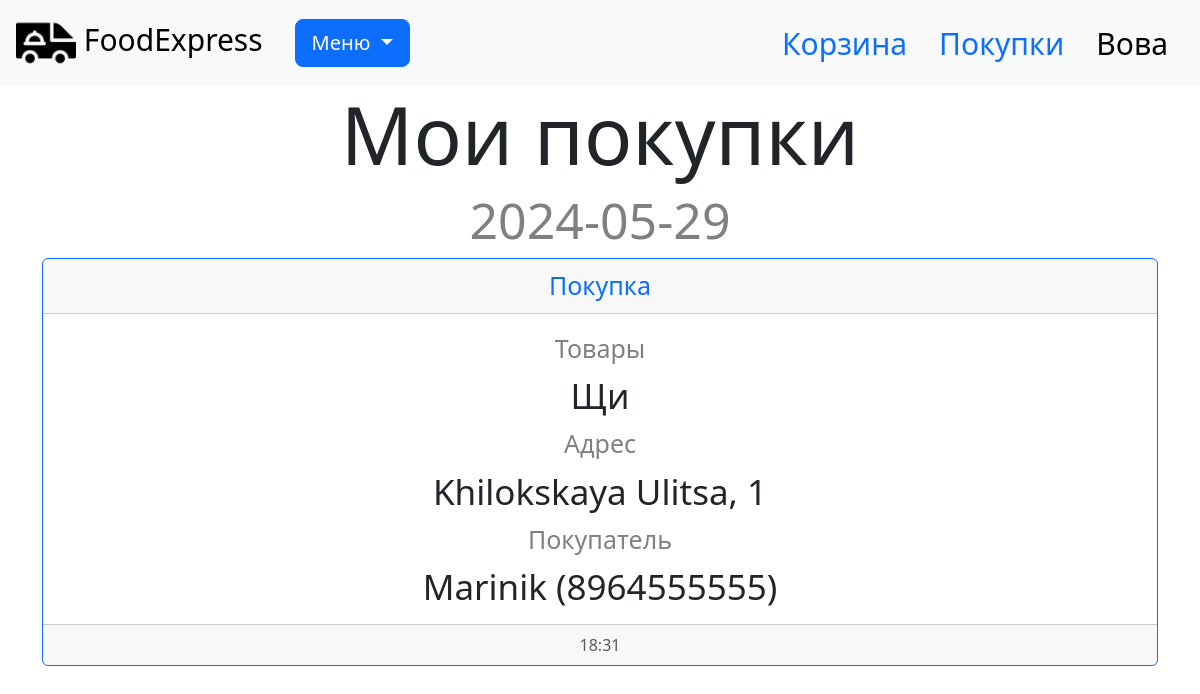
Page /purchases (signed in) on the earlier database version.
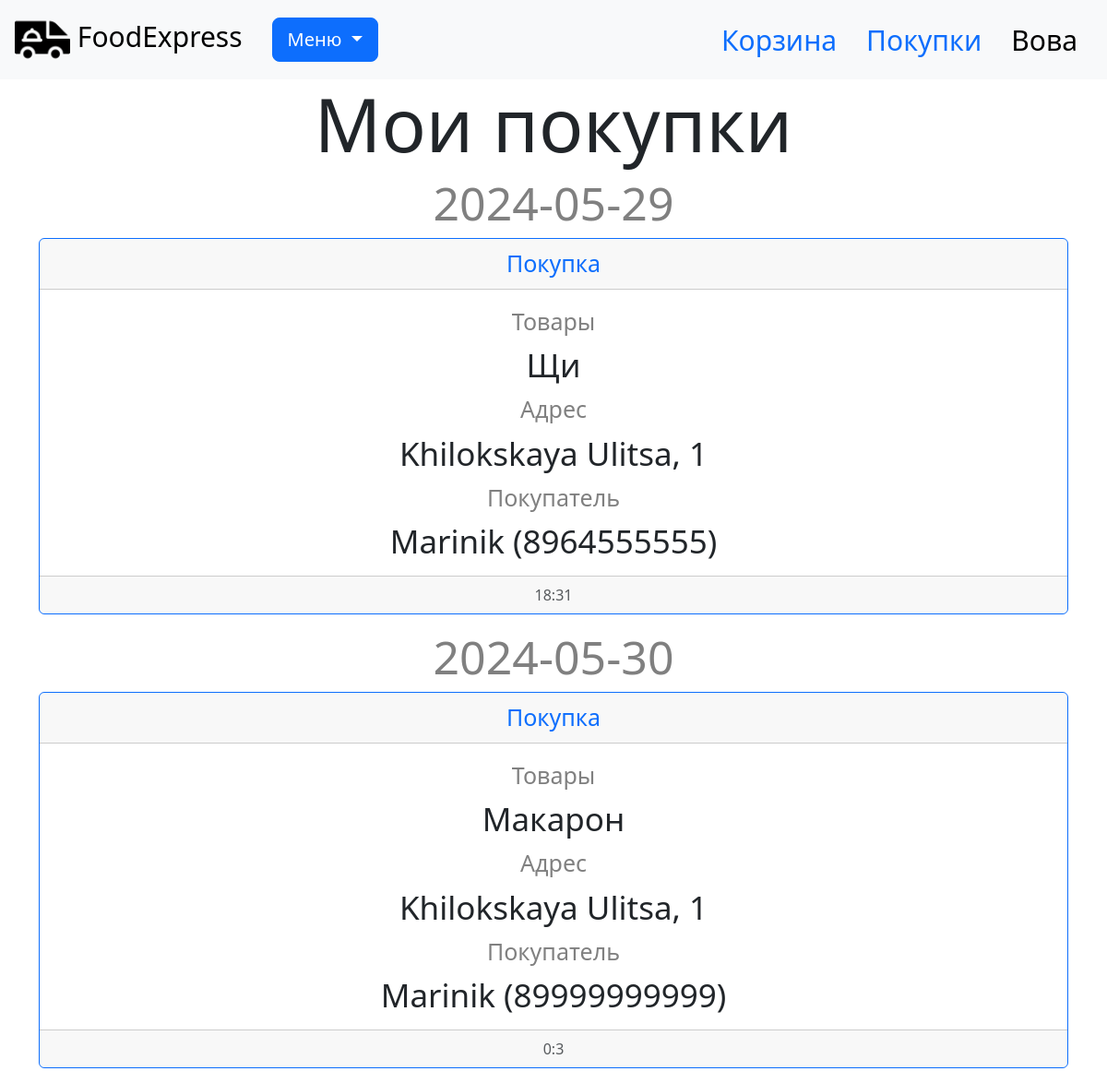
Same page on the later database version.
### data/users.py (models this page shows, shortened)
class User(SqlAlchemyBase, UserMixin, SerializerMixin):
    __tablename__ = 'users'
    id = sqlalchemy.Column(sqlalchemy.Integer,
                           primary_key=True, autoincrement=True)
    name = sqlalchemy.Column(sqlalchemy.String, nullable=True)
    email = sqlalchemy.Column(sqlalchemy.String,
                              index=True, unique=True, nullable=True)
    hashed_password = sqlalchemy.Column(sqlalchemy.String, nullable=True)
    created_date = sqlalchemy.Column(sqlalchemy.DateTime,
                                     default=datetime.datetime.now)
    role = sqlalchemy.Column(sqlalchemy.String, nullable=True, default='client')
    basket = sqlalchemy.Column(sqlalchemy.String, nullable=True)
    baskets = orm.relationship("Basket", back_populates='user')

### data/purchase.py (models this page shows)
class Purchase(SqlAlchemyBase, SerializerMixin):
    __tablename__ = 'orders'
    id = sqlalchemy.Column(sqlalchemy.Integer, primary_key=True, autoincrement=True)
    name = sqlalchemy.Column(sqlalchemy.String, nullable=True)
    number = sqlalchemy.Column(sqlalchemy.String, nullable=True)
    price = sqlalchemy.Column(sqlalchemy.String, nullable=True)
    purchase = sqlalchemy.Column(sqlalchemy.String, nullable=True)
    address = sqlalchemy.Column(sqlalchemy.String, nullable=True)
    id_buyer = sqlalchemy.Column(sqlalchemy.Integer)
    created_date = sqlalchemy.Column(sqlalchemy.String,
                                     default=datetime.datetime.now().strftime('%Y-%m-%d'))
    created_time = sqlalchemy.Column(sqlalchemy.String,
                                     default=f"{datetime.datetime.now().hour}:{datetime.datetime.now().minute}")

### server.py (the view)
@app.route('/purchases')
def purchases():
    db_sess = db_session.create_session()
    purchase = db_sess.query(Purchase).all()
    userr = db_sess.query(User).all()
    user = db_sess.query(User).filter(User.id == current_user.id).first()
    purch = {}
    for i in purchase:
        if i.id_buyer == user.id:
            if i.created_date not in purch:
                purch[i.created_date] = [i]
            else:
                purch[i.created_date].append(i)
                purch[i.created_date] = purch[i.created_date][::-1]
    if len(purch) == 0:
        return render_template("purchases.html", purch=purch, purchases=purchase, user=userr,
                                   message='Пока никаких покупок не совершено')
    purch = dict(sorted(purch.items()))
    print(purch)
    return render_template("purchases.html", purch=purch, purchases=purchase, user=userr, message=' ')

### data/db_session.py (called while the page is built)
def create_session() -> Session:
    global __factory
    return __factory()

### server.py (called while the page is built)
@login_manager.user_loader
def load_user(user_id):
    db_sess = db_session.create_session()
    return db_sess.get(User, user_id)

### templates/purchases.html (shortened to what this page needs)
{% extends "base.html" %}
{% block content %}
    <div class="container">
        <h1 class="text-center" style="font-size: 80px">Мои покупки</h1>
        {% if message == ' ' %}
            {% for item in purch %}
                <h1 class="text-center" style="font-size: 50px; color: grey">{{ item }}</h1>
                {% for good in purch[item] %}
                <div class="card border-primary mb-3 displayed text-center">
                    <div class="card-header" style="font-size: 25px; color: #0d6efd">
                        Покупка
                    </div>
                    <div class="card-body">
                        <p class="card-title" style="font-size: 25px; color: grey">Товары</p>
                        <h5 class="card-text" style="font-size: 35px">{{ good.purchase }}</h5>
                        <p class="card-title" style="font-size: 25px; color: grey">Адрес</p>
                        <h5 class="card-text" style="font-size: 35px">{{ good.address }}</h5>
                        <p class="card-title" style="font-size: 25px; color: grey">Покупатель</p>
                        <h5 class="card-text" style="font-size: 35px">{{ good.name }} ({{ good.number }})</h5>
                    </div>
                    <div class="card-footer text-muted">
                        {{ good.created_time }}
                    </div>
                </div>
                    {% endfor %}
            {% endfor %}
        {% else %}
            <br>
            <h5 class='text-center displayed' style="font-size: 60px">Вы ещё не совершали покупок</h5>
            <br>
            <img class='displayed' src="{{ url_for('static', filename='img/no_purchases.png') }}"
                 alt="здесь должна была быть картинка, но не нашлась" width="300" height="300">
        {% endif %}
    </div>
{% endblock %}}

### templates/base.html (shortened to what this page needs)
<!doctype html>
<html lang="en">
<head>
    <link href="https://cdn.jsdelivr.net/npm/bootstrap@5.3.3/dist/css/bootstrap.min.css" rel="stylesheet"
>
</head>
<body>
<header>
    <nav class="navbar navbar-light bg-light px-3">
        <a class="navbar-brand" href="/" style="font-size: 30px">
            <img src="{{ url_for('static', filename='img/icon.png') }}" width="60" height="60" alt="">
            <span class="pt-3">FoodExpress</span>
        </a>
        <div class="dropdown ps-3 flex-fill">
            <button class="btn btn-primary btn-lg dropdown-toggle" type="button" data-bs-toggle="dropdown"
                    aria-expanded="false">
                Меню
            </button>
        </div>
        {% if current_user.is_authenticated %}
            <ul class="nav d-flex align-items-center me-3">
                <li class="nav-item">
                    <a class="nav-link" href="/basket" style="font-size: 30px">Корзина</a>
                </li>
                <li class="nav-item">
                    <a class="nav-link" href="/purchases" style="font-size: 30px">Покупки</a>
                </li>
            </ul>
            <a class="navbar-brand" href="/logout" style="font-size: 30px">{{ current_user.name }}</a>
        {% else %}
            <div class="d-flex align-items-center gap-3">
                <a class="btn btn-primary " href="/register" style="font-size: 25px; vertical-align: center">Зарегистрироваться</a>
                <a class="btn btn-success" href="/login" style="font-size: 25px; vertical-align: center">Войти</a>
            </div>
        {% endif %}
    </nav>
</header>
<main role="main">
    {% block content %}{% endblock %}
</main>
</body>
</html>

### templates/base.html (style rules this page uses)
header { position: sticky; top: 0; z-index: 1; }

### templates/purchases.html (style rules this page uses)
.displayed { display: block; margin-left: auto; margin-right: auto }

Differences in the rows shown:
added Purchase: created_date "2024-05-30", purchase "Макарон", address "Khilokskaya Ulitsa, 1", name "Marinik", number "89999999999", created_time "0:3"
